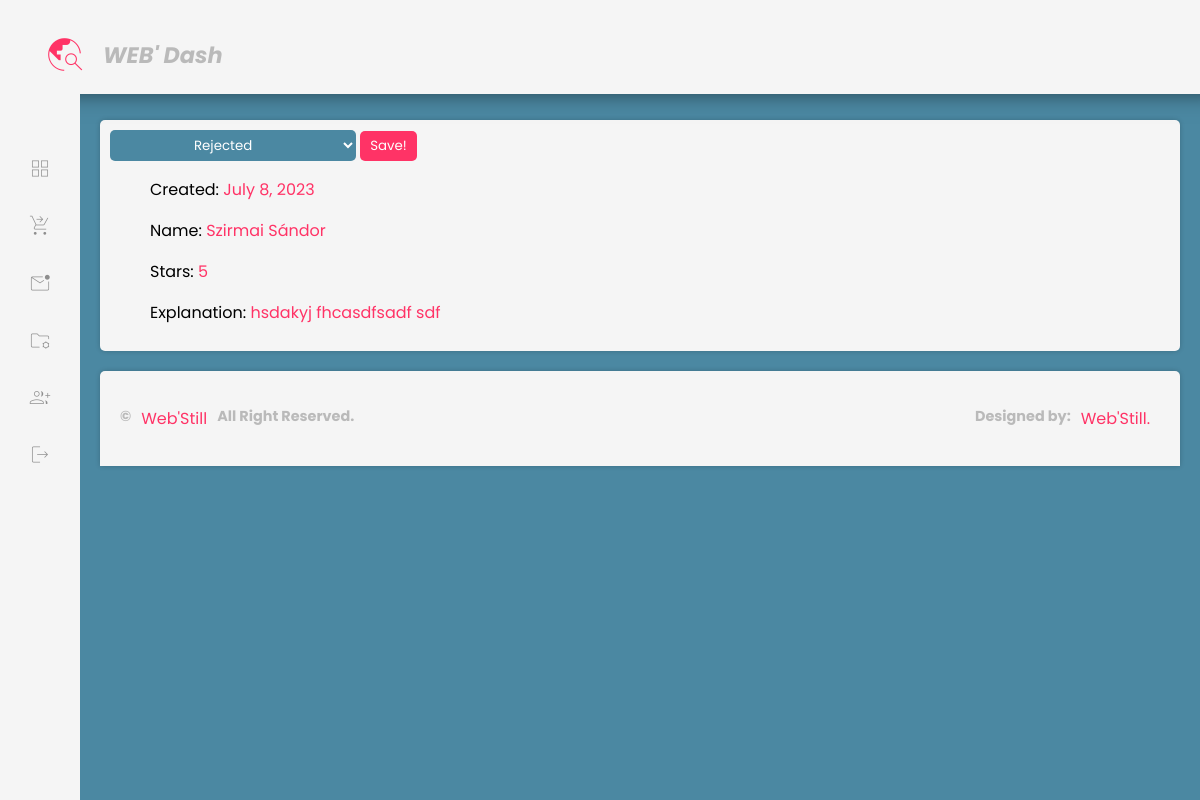
Screenshot of /dashboard/impression/change-status/17/rejected (signed in) with the database file from the repository.
### dashboard/models.py (models this page shows, shortened)
class Impressions(models.Model):
    name = models.CharField(max_length=200)
    created = models.DateField(auto_now_add=True)
    picture_choice = (
        (1, '✨'),
        (2, '✨✨'),
        (3, '✨✨✨'),
        (4, '✨✨✨✨'),
        (5, '✨✨✨✨✨')
    )
    star = models.PositiveIntegerField(choices=picture_choice)
    impression = models.TextField(max_length=1000000)
    accept = models.BooleanField(default=True)
    status = models.CharField(max_length=10, choices=STATUS_CHOICES, default='pending')
    class Meta:
        ordering = ['-created']

### dashboard/views.py (the view, shortened to what this page needs)
# urls.py: path('impression/change-status/<int:pk>/<str:pk1>', views.ChangeStatusImpression, name='impression-sc'),
@login_required(login_url='login')
def ChangeStatusImpression(request, pk, pk1):
    impression = models.Impressions.objects.get(id=pk, status=pk1)
    form = ImpressionForm1(instance=impression)
    context = {'impression': impression, 'form': form}
    return render(request, 'dash/impression-sc.html', context)

### dashboard/forms.py
class ImpressionForm1(forms.ModelForm):
    class Meta:
        model = Impressions
        fields = ['status']
        widgets = {
            'status': forms.Select(attrs={'class': 'input-change'})
        }

### templates/dash/impression-sc.html (shortened to what this page needs)
{% load static %}
<!DOCTYPE html>
<html>
<head>
	<link rel="stylesheet" type="text/css" href="{% static 'dash/style.css' %}">
</head>
<body>
{% include 'dash/navbar.html' %}
    	<main class="main">
                <div class="row">
                    <div class="card-02">
                        <form method="POST">
                            {{ form.status }}
                            <input class="button-send" type="submit" name="" value="Save!" style="border: 0; background: var(--primary);border-radius: 5px; color: white; padding: 5px 10px;">
                        </form>
                        <ul>
                            <li><p>Created: <a>{{ impression.created }}</a></p></li>
                            <li><p>Name: <a>{{ impression.name }}</a></p></li>
                            <li><p>Stars: <a>{{ impression.star }}</a></p></li>
                            <li><p>Explanation: <a>{{ impression.impression }}</a></p></li>
                        </ul>
                    </div>
                </div>
            {% include 'dash/footer.html' %}
		</main>
</div>
	</body>
</html>

### static/dash/style.css (style rules this page uses)
:root { --primary: #FF3366; --secondary: whitesmoke; --light: #FF3366; --dark: #4b88a2; --white: #fff; --hover: #274756; --card-radius: 5px; --border-radius: 3px; }
* { font-family: 'Poppins', sans-serif; }
html { background: var(--dark); }
body { padding: 0; margin: 0; position: relative; }
ul { list-style: none; }
a { color: var(--primary); text-decoration:none; cursor: pointer; }
.row { width: 100%; display: flex; justify-content: center; flex-wrap: wrap; }
.card-02 { background: var(--secondary); position: relative; flex: 1; // max-width: 500px; min-width: 300px; margin: 10px; border-radius: var(--card-radius); padding: 10px; box-shadow: 0 0 5px rgba(0, 0, 0, .2); }
.main { margin: 110px 10px 0 10px; flex-direction: column; width: 100%; padding-left: 80px; }
a { cursor: pointer; }
ul { list-style-type: none; }
.input-change { padding: 5px 80px; border: 0; border-radius: 5px; background-color: var(--dark); color: #fff; }

### rows the page displays
Impressions: status "Rejected", created "July 8, 2023", name "Szirmai Sándor", star "5", impression "hsdakyj fhcasdfsadf sdf"
